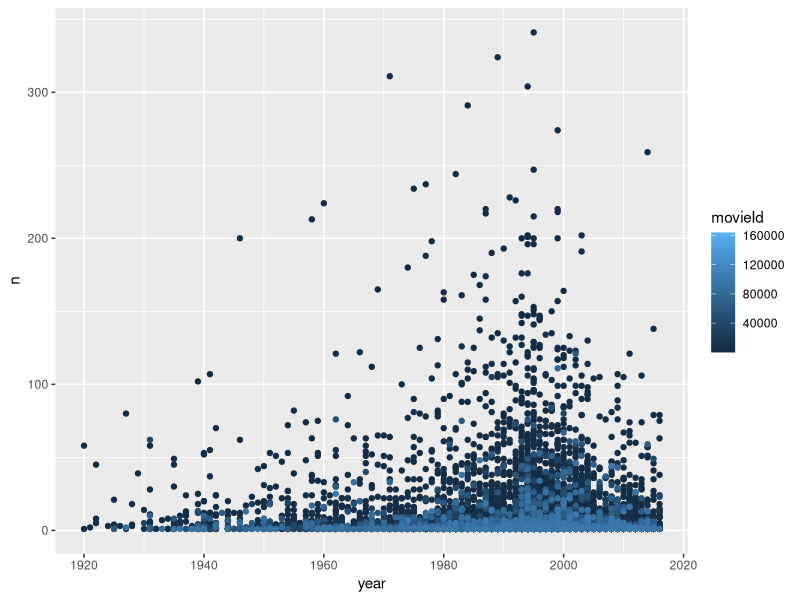
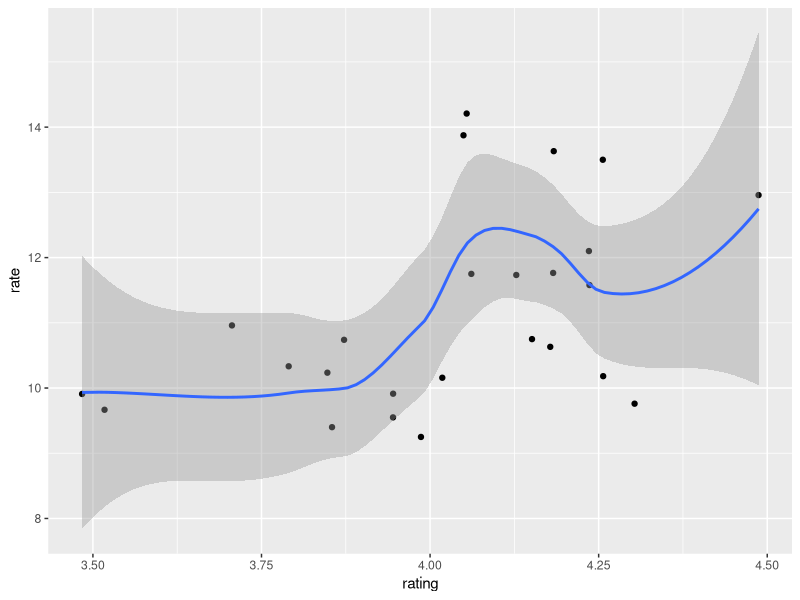
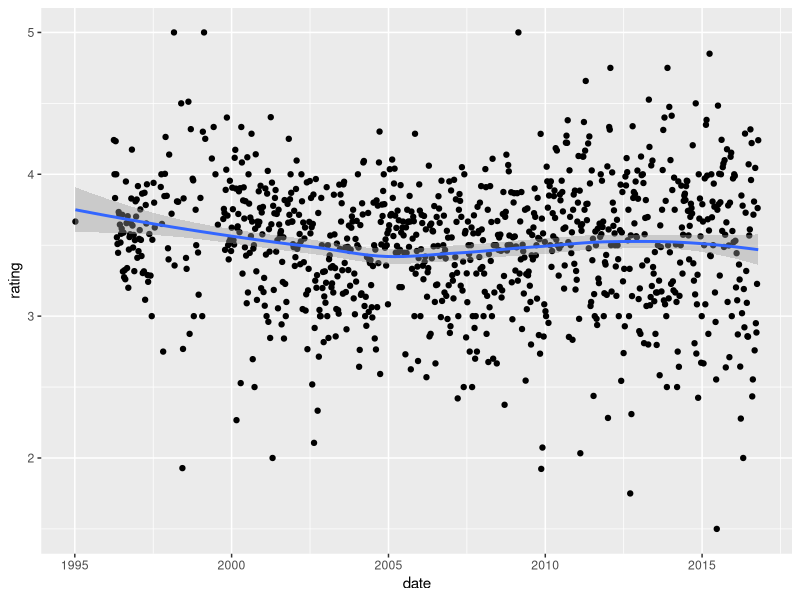
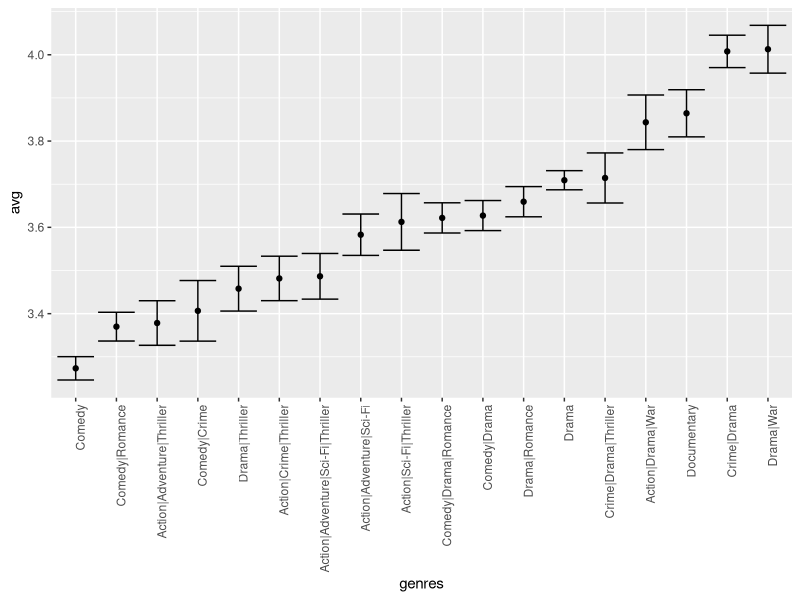

Source code (R) for these figures, in order:
rm(list = ls())

library(dplyr)
library(lubridate)
library(dslabs)
library(caret)
data("movielens")

movie_count <- movielens %>%
  dplyr::count(movieId)

years <- movielens$year[movie_count$movieId]

data.frame(year = years, n = movie_count$n, movieId = movie_count$movieId) %>%
  ggplot(aes(year, n, color = movieId)) +
  geom_point()

# movielens %>% group_by(movieId) %>%
#   summarize(n = n(), year = as.character(first(year))) %>%
#   qplot(year, n, data = ., geom = "boxplot") +
#   coord_trans(y = "sqrt") +
#   theme(axis.text.x = element_text(angle = 90, hjust = 1))

tab <- movielens %>%
  filter(year %in% c(1993:2018)) %>% 
  select(movieId, title, rating, year)

mean(tab$rating[which(tab$title == "Shawshank Redemption, The")])
mean(tab$rating[which(tab$title == "Forrest Gump")])

movie_count_2 <- movielens %>%
  filter(year %in% c(1993:2018)) %>%
  filter(title == "Forrest Gump") %>% 
  dplyr::count(movieId)

movie_count_2$n/(2018-1994)


movielens %>% 
  filter(year >= 1993) %>%
  group_by(movieId) %>%
  summarize(n = n(), years = 2018 - first(year),
            title = title[1],
            rating = mean(rating)) %>%
  mutate(rate = n/years) %>%
  top_n(25, rate) %>%
  arrange(desc(rate)) %>%
  ggplot(aes(rating, rate)) +
  geom_point() +
  geom_smooth()
  
movielens <- mutate(movielens, date = as_datetime(timestamp))
movielens %>% mutate(date = round_date(date, unit = "week")) %>%
  group_by(date) %>%
  summarize(rating = mean(rating)) %>%
  ggplot(aes(date, rating)) +
  geom_point() +
  geom_smooth()


movielens %>% group_by(genres) %>%
  summarize(n = n(), avg = mean(rating), se = sd(rating)/sqrt(n())) %>%
  filter(n >= 1000) %>% 
  mutate(genres = reorder(genres, avg)) %>%
  ggplot(aes(x = genres, y = avg, ymin = avg - 2*se, ymax = avg + 2*se)) + 
  geom_point() +
  geom_errorbar() + 
  theme(axis.text.x = element_text(angle = 90, hjust = 1))
